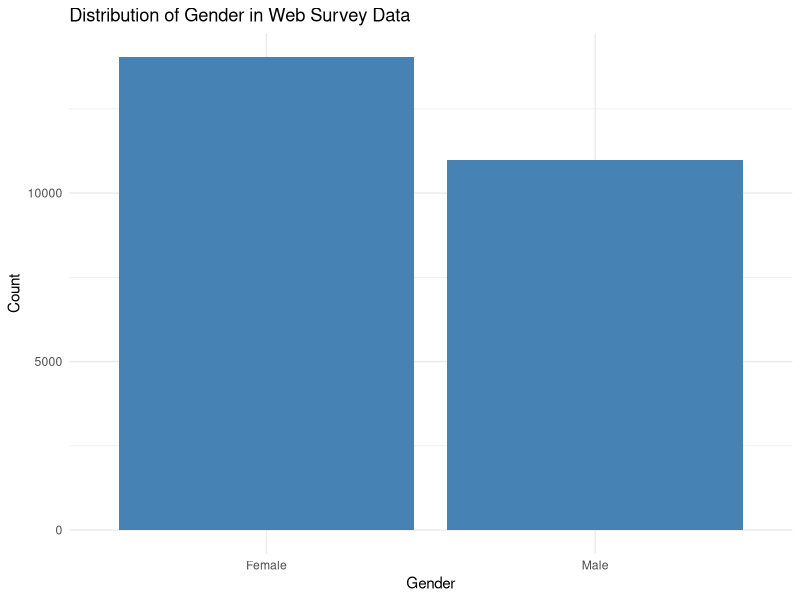

The R script that drew this image:
## ---- chunk 1

# Here you can load in and clean the data (you may need to do the cleaning in a separate R script - this is up to you). 
library(tidyverse)
library(survey)
phone_data <- read_csv("ces_phone.csv")
web_data <- read_csv("ces_web.csv")

# You may need additional chunks, in case you want to include some of the cleaning output.

## ---- chunk 2
# Cleaning Variable Data & Updating Labels
## Web Data
web_data <- web_data %>%
  mutate(
    # Age
    age = cps19_yob,
    # Gender
    # Gender - standardize from numeric codes to text
    gender = case_when(
      cps19_gender == 1 ~ "Male",
      cps19_gender == 2 ~ "Female",
      cps19_gender == 3 ~ "Other",
      TRUE ~ NA_character_
    ),
    # Vote choice standardization
    vote_choice = case_when(
      cps19_votechoice == 1 ~ "Liberal",
      cps19_votechoice == 2 ~ "Conservative",
      cps19_votechoice == 3 ~ "NDP",
      cps19_votechoice == 4 ~ "Bloc Quebec",
      cps19_votechoice == 5 ~ "Green Party",
      cps19_votechoice == 6 ~ "People's Party",
      cps19_votechoice == 7 ~ "Other",
      cps19_votechoice == 9 ~ NA_character_,
      TRUE ~ NA_character_
    )
  )

# Remove missing values
web_data <- na.omit(web_data)

# Remove "other"
web_data <- web_data %>%
  filter(gender %in% c("Male", "Female"))  

web_data <- web_data %>%
  mutate(vote_liberal = if_else(vote_choice == "Liberal", 1, 0))


# Cleaning Data & Renaming Columns
web_data <- web_data %>% rename(
#  gender = cps19_gender,
#  age = cps19_yob,
#  provnice = cps19_province,
#  education = cps19_education,
  interest = cps19_interest_elxn_1,    
#  vote_certainty = cps19_v_likely,
#  vote_choice = cps19_votechoice
)
## ---- chunk 3

# Use this to create your plots/visualization. 
# Create a bar plot for gender distribution
ggplot(web_data, aes(x = gender)) +
  geom_bar(fill = "steelblue") +
  labs(title = "Distribution of Gender in Web Survey Data",
       x = "Gender",
       y = "Count") +
  theme_minimal()

phone_data <- phone_data %>%
  mutate(
    gender = case_when(
      q3 == 1 ~ "Male",
      q3 == 2 ~ "Female",
      q3 == 3 ~ "Other",
      TRUE ~ NA_character_
    ),
  )

table(web_data$gender)
## ---- chunk 4

# Here you can run code to calculate your Confidence Intervals.

## ---- chunk 5
web_data <- web_data %>% 
  mutate(pop_fpc = case_when(gender=="Male" ~ 16351400,         
                             gender=="Female" ~ 16748600)) %>% 
  # Total population size is 33,100,000
  # Sampling weights (samp_wt) are calculated as Ni/ni
  mutate(samp_wt = case_when(gender=="Male" ~ 16351400/15551,       
                             gender=="Female" ~ 16748600/21980))


strata.design <- svydesign(id=~1,
                       strata=~gender,
                       weights = ~samp_wt, 
                       fpc=~pop_fpc,
                       data=web_data)

mysvyglm <- svyglm(vote_liberal ~ gender + age, 
              family = "binomial", strata.design)

summary(mysvyglm)
